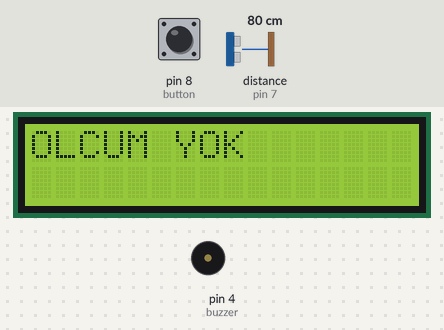
Recording of a sketch running on a simulated Arduino Uno, built with avr-gcc and run on an emulated ATmega328P. Shown: 16×2 character LCD, buzzer (waves = sounding, pin HIGH). The inputs (shaded band) are chosen by the test bench; at power-on: pin 8 (button) LOW, distance to the obstacle (sensor on pin 7) 80 cm. The echo pulse lasts 58.3 µs per cm; what the sketch prints to the serial monitor is not drawn.

Above: at 1.2 s.
1.3 s: pin 8 (button) pulled HIGH for 1.25 s
At 2.46 s:
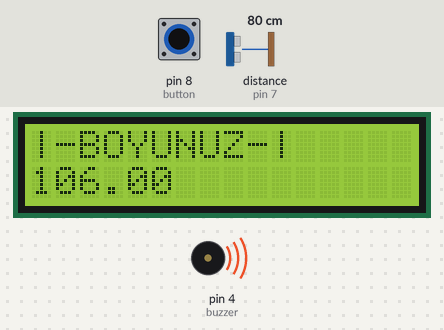
At 3.1 s:
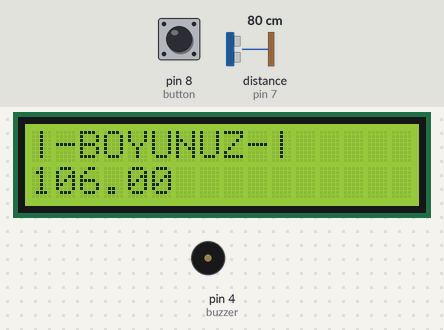
Timing chart, 0 to 4.6 s (numbered marks = the images above; inputs shaded):
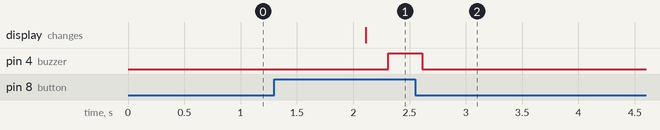

The sketch:

sketch_may01a.ino
```cpp
//ER3N

#include "NewPing.h"
#include <LiquidCrystal_I2C.h>
#define ECHO_PIN 7
#define TRIG_PIN 6
#define MAX_UZAKLIK 400


NewPing sonar(TRIG_PIN, ECHO_PIN, MAX_UZAKLIK);
LiquidCrystal_I2C lcd(0x27,16,2);

float mesafe,boy;

void setup() {
  lcd.init();
  lcd.backlight();
  pinMode(8, INPUT); //button
  pinMode(4, OUTPUT);//buzzer
  Serial.begin(9600);
}

void loop() {
  int yan = digitalRead(8);

  if(yan==1)
  {
    lcd.clear();
    sistem();
    digitalWrite(4,1);
    delay(300);
    digitalWrite(4,0);
    delay(10000);
    lcd.clear();


  }
  else
  {
    lcd.clear();
    lcd.print("OLCUM YOK");
    delay(1000);
    }

  //mesafe = sonar.ping_cm();
  //boy = 187 - mesafe;
  //lcd.setCursor(0,0);
  //lcd.print("|-BOYUNUZ-|");
  //lcd.setCursor(0,1);
  //lcd.print(boy);
  //delay(200);
  //lcd.clear();
}

void sistem(){
  mesafe = sonar.ping_cm();
  boy = 187 - mesafe;
  lcd.setCursor(0,0);
  lcd.print("|-BOYUNUZ-|");
  lcd.setCursor(0,1);
  lcd.print(boy);
  delay(200);

  Serial.println(boy);

}
```

Measured:
- after the input at 1.3 s, pin 4 (buzzer): LOW → HIGH after 1.0 s, → LOW 0.30 s later; the display: changes after 0.81 s (image 1)
